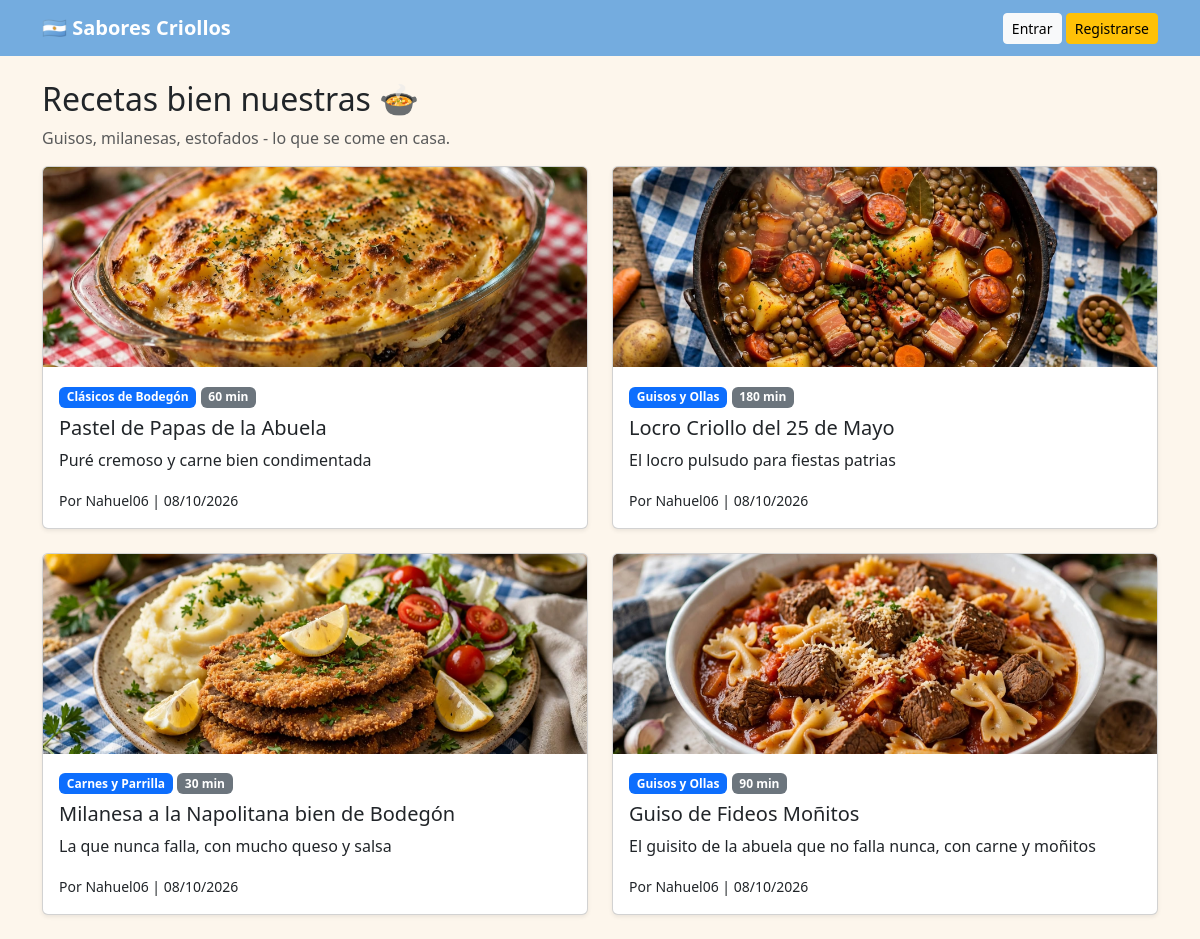
The page / on the database its author committed.
### blog/models.py (models this page shows, shortened)
class Receta(models.Model):
    CATEGORIAS = [
        ('guisos', 'Guisos y Ollas'),
        ('carnes', 'Carnes y Parrilla'),
        ('pastas', 'Pastas con Tuco'),
        ('clasicos', 'Clásicos de Bodegón'),
    ]
    titulo = models.CharField(max_length=200)
    categoria = models.CharField(max_length=20, choices=CATEGORIAS, default='clasicos')
    descripcion = models.CharField(max_length=250, help_text="Ej: El guiso que hacía mi abuela los domingos")
    ingredientes = models.TextField(help_text="Uno por línea")
    pasos = models.TextField()
    tiempo = models.CharField(max_length=50, default="60 min")
    dificultad = models.CharField(max_length=50, default="Media")
    autor = models.ForeignKey(User, on_delete=models.CASCADE)
    fecha = models.DateTimeField(auto_now_add=True)
    imagen = models.ImageField(upload_to='recetas/', blank=True, null=True)

### blog/views.py (the view)
# urls.py: path('', RecetaListView.as_view(), name='lista_recetas'),
class RecetaListView(ListView):
    model = Receta
    template_name = 'blog/receta_list.html'
    context_object_name = 'recetas'
    ordering = ['-fecha']

### templates/blog/receta_list.html
{% extends 'base.html' %}
{% block content %}
<h2>Recetas bien nuestras 🍲</h2>
<p class="text-muted">Guisos, milanesas, estofados - lo que se come en casa.</p>
<div class="row">
{% for receta in recetas %}
<div class="col-md-6 mb-4">
<div class="card shadow-sm h-100">
{% if receta.imagen %}<img src="{{ receta.imagen.url }}" style="height:200px;object-fit:cover" class="card-img-top">{% endif %}
<div class="card-body">
<span class="badge bg-primary">{{ receta.get_categoria_display }}</span> <span class="badge bg-secondary">{{ receta.tiempo }}</span>
<h5 class="mt-2"><a href="{% url 'detalle_receta' receta.pk %}" class="text-decoration-none text-dark">{{ receta.titulo }}</a></h5>
<p>{{ receta.descripcion }}</p>
<small>Por {{ receta.autor }} | {{ receta.fecha|date:"d/m/Y" }}</small>
</div>
</div>
</div>
{% empty %}
<div class="alert alert-warning">Todavía no cargaste recetas. ¡Andá al admin y cargá el Guiso de Lentejas!</div>
{% endfor %}
</div>
{% endblock %}

### templates/base.html (shortened to what this page needs)
<!DOCTYPE html>
<html>
<head>
    <link href="https://cdn.jsdelivr.net/npm/bootstrap@5.3.0/dist/css/bootstrap.min.css" rel="stylesheet">
</head>
<body>
<nav class="navbar navbar-dark mb-4"><div class="container">
<a class="navbar-brand fw-bold" href="/">🇦🇷 Sabores Criollos</a>
<div>
{% if user.is_authenticated %}
<a class="btn btn-light btn-sm" href="/receta/crear/">+ Nueva Receta</a>
<a class="btn btn-outline-light btn-sm" href="/accounts/logout/">Salir ({{user.username}})</a>
{% else %}
<a class="btn btn-light btn-sm" href="/accounts/login/">Entrar</a>
<a class="btn btn-warning btn-sm" href="/registro/">Registrarse</a>
{% endif %}
</div>
</div></nav>
<div class="container">{% block content %}{% endblock %}</div>
</body></html>

### templates/base.html (style rules this page uses)
body { background:#fdf6ec }
.navbar { background:#74acdf!important }

### rows shown on the page
Receta: imagen (picture), categoria "Clásicos de Bodegón", tiempo "60 min", titulo "Pastel de Papas de la Abuela", descripcion "Puré cremoso y carne bien condimentada", autor "Nahuel06", fecha "08/10/2026"
Receta: imagen (picture), categoria "Guisos y Ollas", tiempo "180 min", titulo "Locro Criollo del 25 de Mayo", descripcion "El locro pulsudo para fiestas patrias", autor "Nahuel06", fecha "08/10/2026"
Receta: imagen (picture), categoria "Carnes y Parrilla", tiempo "30 min", titulo "Milanesa a la Napolitana bien de Bodegón", descripcion "La que nunca falla, con mucho queso y salsa", autor "Nahuel06", fecha "08/10/2026"
Receta: imagen (picture), categoria "Guisos y Ollas", tiempo "90 min", titulo "Guiso de Fideos Moñitos", descripcion "El guisito de la abuela que no falla nunca, con carne y moñitos", autor "Nahuel06", fecha "08/10/2026"
